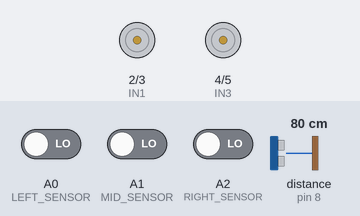
The sketch below on a simulated Arduino Uno, built with avr-gcc and run on an emulated ATmega328P. Shown: motor-driver pin pairs drawn as motors (green arrow = first pin HIGH = forward, orange = second pin HIGH = backward, longer = more drive, scaled by the enable pin). Wiring (inferred from the names in the program): ultrasonic range finder: trigger pin 9; echo pin 8. The test bench sets the inputs (shaded band); at power-on: distance to the obstacle (sensor on pin 8) 80 cm, A0 (LEFT_SENSOR) LOW, A1 (MID_SENSOR) LOW, A2 (RIGHT_SENSOR) LOW. The echo pulse lasts 58.3 µs per cm.

Above: at 1.2 s.
1.3 s: distance to the obstacle (sensor on pin 8) set to 17 cm
2.8 s: distance to the obstacle (sensor on pin 8) set to 13 cm
At 3.4 s:
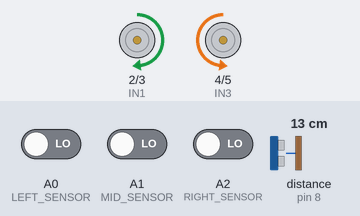
At 4.2 s:
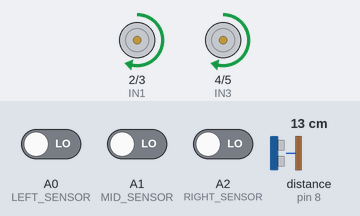
7.3 s: distance to the obstacle (sensor on pin 8) set to 2 cm
At 9.2 s:
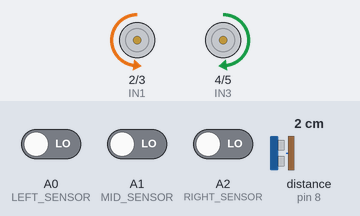
Timing chart, 0 to 11.3 s (numbered marks = the images above; inputs shaded):
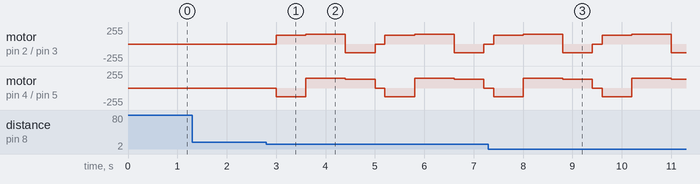

Measured:
- the behaviour switches between 16 and 15 cm on distance to the obstacle (sensor on pin 8) (found by bisection; images 0 and 1)
- after the input at 1.3 s, every drawn part: stays the same

The sketch:

Autonomous_Line_Following_Robot.ino
```cpp
#define LEFT_SENSOR A0
#define MID_SENSOR  A1
#define RIGHT_SENSOR A2
#define TRIG_PIN 9
#define ECHO_PIN 8
#define ENA 10
#define IN1 2
#define IN2 3
#define IN3 4
#define IN4 5
#define ENB 11

void setup() {
  Serial.begin(9600);
  pinMode(LEFT_SENSOR, INPUT);
  pinMode(MID_SENSOR, INPUT);
  pinMode(RIGHT_SENSOR, INPUT);
  pinMode(TRIG_PIN, OUTPUT);
  pinMode(ECHO_PIN, INPUT);
  pinMode(IN1, OUTPUT);
  pinMode(IN2, OUTPUT);
  pinMode(IN3, OUTPUT);
  pinMode(IN4, OUTPUT);
  pinMode(ENA, OUTPUT);
  pinMode(ENB, OUTPUT);
}

long getDistance() {
  digitalWrite(TRIG_PIN, LOW);
  delayMicroseconds(2);
  digitalWrite(TRIG_PIN, HIGH);
  delayMicroseconds(10);
  digitalWrite(TRIG_PIN, LOW);
  long duration = pulseIn(ECHO_PIN, HIGH);
  long distance = duration * 0.034 / 2;
  return distance;
}

void moveForward() {
  digitalWrite(IN1, HIGH);
  digitalWrite(IN2, LOW);
  digitalWrite(IN3, HIGH);
  digitalWrite(IN4, LOW);
  analogWrite(ENA, 150);
  analogWrite(ENB, 150);
}

void turnLeft() {
  digitalWrite(IN1, LOW);
  digitalWrite(IN2, HIGH);
  digitalWrite(IN3, HIGH);
  digitalWrite(IN4, LOW);
  analogWrite(ENA, 130);
  analogWrite(ENB, 130);
}

void turnRight() {
  digitalWrite(IN1, HIGH);
  digitalWrite(IN2, LOW);
  digitalWrite(IN3, LOW);
  digitalWrite(IN4, HIGH);
  analogWrite(ENA, 130);
  analogWrite(ENB, 130);
}

void stopMotors() {
  digitalWrite(IN1, LOW);
  digitalWrite(IN2, LOW);
  digitalWrite(IN3, LOW);
  digitalWrite(IN4, LOW);
}

void loop() {
  int left = digitalRead(LEFT_SENSOR);
  int mid = digitalRead(MID_SENSOR);
  int right = digitalRead(RIGHT_SENSOR);
  long distance = getDistance();

  if (distance < 15) {
    stopMotors();
    delay(200);
    turnRight();
    delay(600);
    moveForward();
    delay(800);
    turnLeft();
    delay(600);
  }
  else {
    if (mid == 1 && left == 0 && right == 0) {
      moveForward();
    }
    else if (left == 1 && mid == 0) {
      turnLeft();
    }
    else if (right == 1 && mid == 0) {
      turnRight();
    }
    else {
      stopMotors();
    }
  }
}
```
